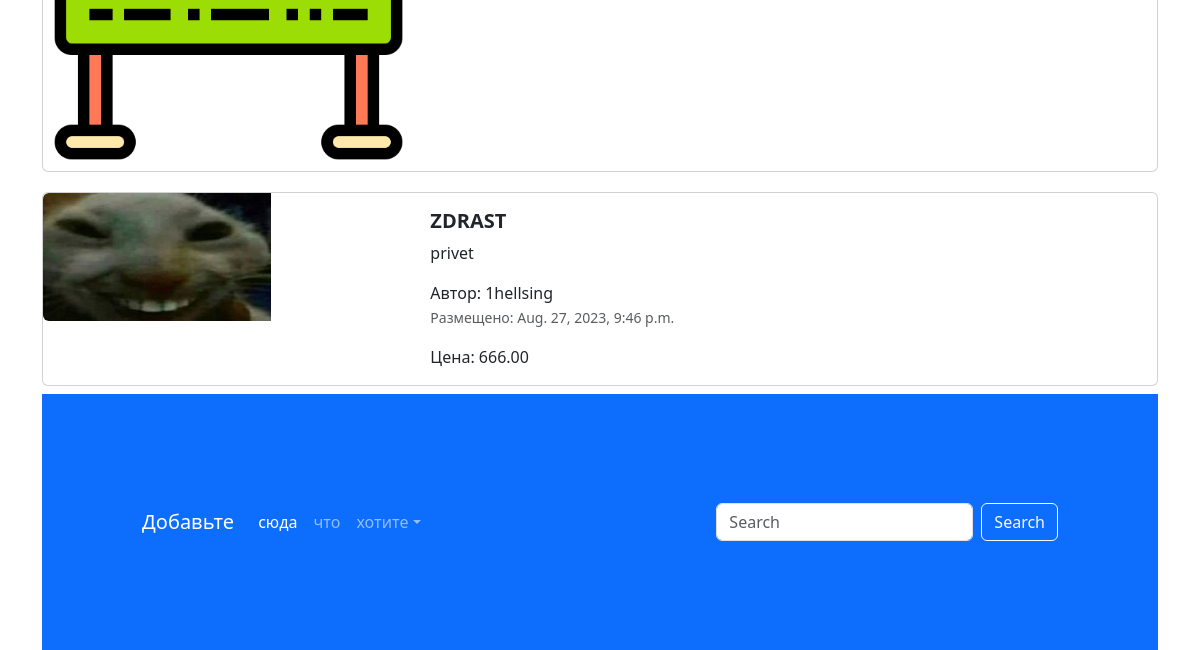
The app's page / (lower part), older data.
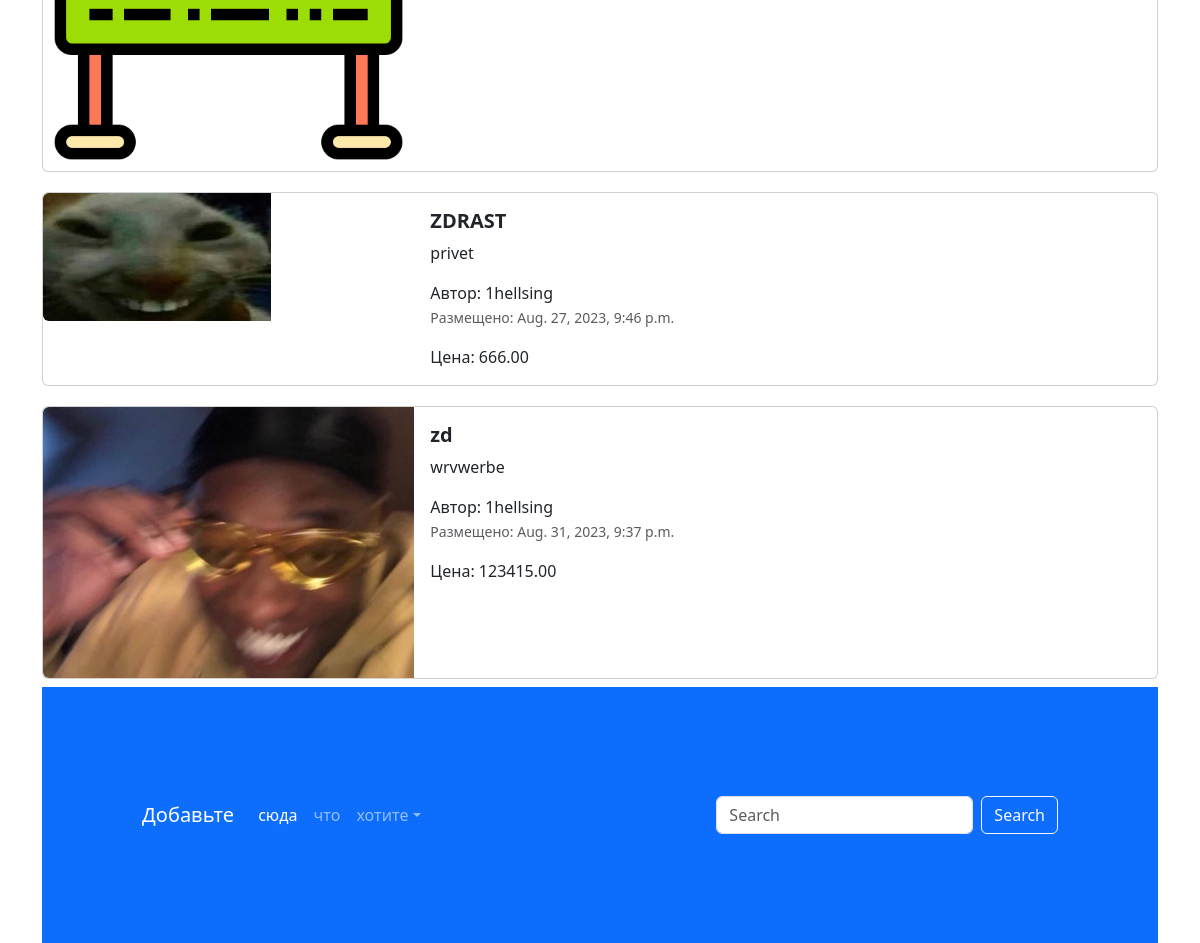
The same page, newer data.
### app_advertisements/models.py (models this page shows, shortened)
class Advertisement(models.Model):
    title = models.CharField("Заголовок", max_length=128)
    description = models.TextField("Описание")
    price = models.DecimalField("цена", max_digits=10, decimal_places=2)
    auction = models.BooleanField("торг", help_text="есть ли торг")
    created_at = models.DateTimeField(auto_now=False, auto_now_add=True)
    updated_at = models.DateTimeField(auto_now=True, auto_now_add=False)
    user = models.ForeignKey(User, verbose_name=(""), on_delete=models.CASCADE)
    image = models.ImageField(("изображение"), upload_to='advertisements/')
    class Meta:
        db_table = "Advertisements"

### app_advertisements/views.py (the view)
# urls.py: path('', index, name='main-page'),
def index(request):
    advertisements = Advertisement.objects.all()
    context =  {
        'advertisements' : advertisements
    }
    return render(request, 'app_advertisements/index.html', context)

### templates/app_advertisements/index.html (shortened to what this page needs)
{% extends 'base.html' %}
{% load static %}
{% block content %}
<div class="container">
  <div class="col">
    {% for adv in advertisements %}
    <div class="card mb-2" style="max-width: 1200px; margin-top: 20px;">
      <div class="row g-0">
        <div class="col-md-4">
          <a href="advertisement.html" class="nav-link">
            <img src=" {% if adv.image %}{{adv.image.url}} {% else %} {% static 'img/adv_img.png'%}{% endif %}" class="img-fluid rounded-start" alt="Card title">
          </a>
        </div>
        <div class="col-md-8">
          <div class="card-body">
            <h5 class="card-title">
              <a href="advertisement.html" class="nav-link"><strong>{{adv.title}}</strong></a>
            </h5>
            <a href="advertisement.html" class="nav-link">
              <p class="card-text">
                {{adv.description}}
              </p>
              <span>Автор: {{adv.user}}</span>
              <p class="card-text"><small class="text-muted">Размещено: {{adv.created_at}}</small></p>
              <span>Цена: {{adv.price}}</span>
            </a>
          </div>
        </div>
      </div>
    </div>
    {% endfor %}
</div>
<footer style="padding: 100px;" class="bg-primary">
  <nav class="navbar navbar-expand-sm navbar-dark">
    <a class="navbar-brand" href="#">Добавьте</a>
    <div class="collapse navbar-collapse" id="collapsibleNavId">
      <ul class="navbar-nav me-auto mt-2 mt-lg-0">
        <li class="nav-item">
          <a class="nav-link active" href="#" aria-current="page">сюда</a>
        </li>
        <li class="nav-item">
          <a class="nav-link" href="#">что</a>
        </li>
        <li class="nav-item dropdown">
          <a class="nav-link dropdown-toggle" href="#" id="dropdownId" data-bs-toggle="dropdown" aria-haspopup="true"
             aria-expanded="false">хотите</a>
        </li>
      </ul>
      <form class="d-flex my-2 my-lg-0">
        <input class="form-control me-sm-2" type="text" placeholder="Search">
        <button class="btn btn-outline-light my-2 my-sm-0" type="submit">Search</button>
      </form>
    </div>
  </nav>
</footer>
{% endblock content %}

### templates/base.html (shortened to what this page needs)
{% load static %}
<!DOCTYPE html>
<html lang="en">
<head>
  <link href="{% static 'css/bootstrap.min.css'%}" rel="stylesheet">
  <link rel="stylesheet" href="{% static 'css/fontello.css'%}">
</head>
<body>
{% block content %}
{% endblock content %}
</body>
</html>

Row changes from the older to the newer data that the page shows:
added Advertisement: image (picture), title "zd", description "wrvwerbe", user "1hellsing", created_at "Aug. 31, 2023, 9:37 p.m.", price "123415.00"
